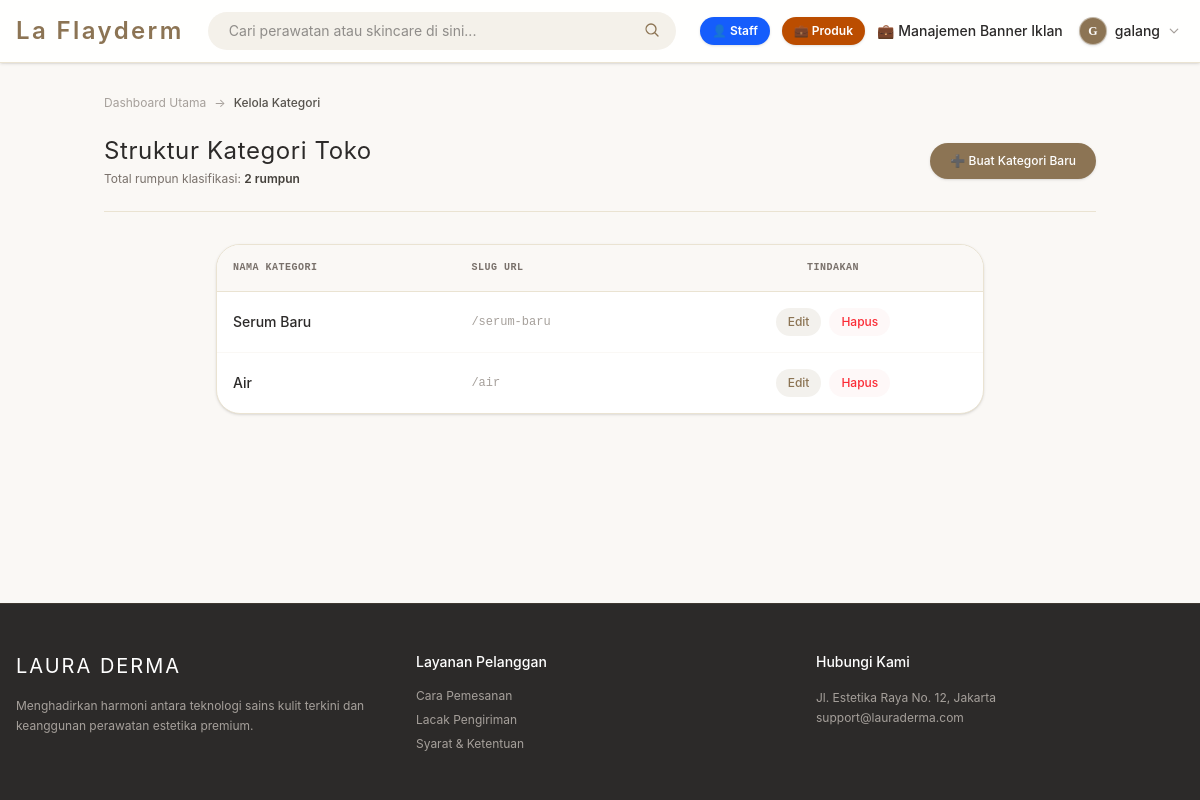
Page /dashboard/kategori/ (signed in) on the committed database.
### toko/models.py (models this page shows, shortened)
class Kategori(models.Model):
    nama = models.CharField(max_length=100)
    slug = models.SlugField(unique=True, max_length=150)
    class Meta:
        verbose_name_plural = "Kategori" # Agar di halaman admin tulisannya rapi

### toko/views.py (the view)
# urls.py: path('dashboard/kategori/', kelola_kategori_view, name='kelola_kategori'),
@login_required
def kelola_kategori_view(request):
    if not request.user.is_staff and not request.user.is_superuser:
        return HttpResponseForbidden()
    daftar_kategori = Kategori.objects.all()
    return render(request, 'kelola_kategori.html', {'daftar_kategori': daftar_kategori})

### toko/context_processors.py (called while the page is built)
def wishlist_count(request):
    if request.user.is_authenticated:
        count = Wishlist.objects.filter(user=request.user).count()
    else:
        count = 0
    return {'wish_count': count}

### templates/kelola_kategori.html (shortened to what this page needs)
{% extends 'base.html' %}
{% block content %}
<div class="max-w-5xl mx-auto px-4 py-8">
    <div class="mb-6 flex items-center gap-2 text-xs text-stone-400">
        <a href="{% url 'kelola_produk' %}" class="hover:text-[#8C7454] transition-colors">Dashboard Utama</a>
        <span>&rarr;</span>
        <span class="text-stone-600 font-medium">Kelola Kategori</span>
    </div>
    <div class="flex flex-col md:flex-row md:items-center justify-between gap-4 border-b border-[#EAE3D2] pb-6 mb-8">
        <div>
            <h1 class="text-2xl font-normal serif-font text-[#2C2A29] tracking-wide">Struktur Kategori Toko</h1>
            <p class="text-xs text-stone-500 mt-1">Total rumpun klasifikasi: <span class="font-semibold text-stone-700">{{ daftar_kategori|length }} rumpun</span></p>
        </div>
        <div>
            <button onclick="openKategoriModal()" class="bg-[#8C7454] text-white px-5 py-2.5 rounded-full text-xs font-medium hover:bg-[#735F43] transition-colors shadow-sm cursor-pointer flex items-center gap-1.5">
                ➕ Buat Kategori Baru
            </button>
        </div>
    </div>
    <div class="bg-white rounded-3xl border border-[#EAE3D2] overflow-hidden shadow-sm max-w-3xl mx-auto">
        <div class="overflow-x-auto">
            <table class="w-full text-left border-collapse text-sm">
                <thead>
                    <tr class="bg-[#FAF8F5] text-stone-500 border-b border-[#EAE3D2] uppercase text-[10px] tracking-wider font-mono">
                        <th class="p-4 font-semibold">Nama Kategori</th>
                        <th class="p-4 font-semibold">Slug URL</th>
                        <th class="p-4 font-semibold text-center">Tindakan</th>
                    </tr>
                </thead>
                <tbody class="divide-y divide-[#FAF8F5]">
                    {% for kategori in daftar_kategori %}
                    <tr class="hover:bg-stone-50/40 transition-colors">
                        <td class="p-4 font-medium text-[#2C2A29]">{{ kategori.nama }}</td>
                        <td class="p-4 font-mono text-xs text-stone-400">/{{ kategori.slug }}</td>
                        <td class="p-4 text-center flex items-center justify-center gap-2">
                            <button type="button"
                                    onclick="openEditKategoriModal(this)"
                                    data-id="{{ kategori.id }}"
                                    data-nama="{{ kategori.nama }}"
                                    class="text-[#8C7454] hover:text-white font-medium text-xs bg-[#8C7454]/10 hover:bg-[#8C7454] px-3 py-1.5 rounded-full transition-all cursor-pointer">
                                Edit
                            </button>
                            <a href="{% url 'hapus_kategori' kategori.id %}"
                               onclick="return confirm('Apakah Anda yakin ingin menghapus kategori &quot;{{ kategori.nama }}&quot;? Sistem akan menolak jika masih ada produk yang menggunakan kategori ini.')"
                               class="text-red-500 hover:text-red-700 font-medium text-xs hover:underline bg-red-50/50 hover:bg-red-50 px-3 py-1.5 rounded-full transition-all">
                                Hapus
                            </a>
                        </td>
                    </tr>
                    {% endfor %}
                </tbody>
            </table>
        </div>
    </div>
</div>
{% endblock %}

### templates/partials/navbar.html (shortened to what this page needs)
<nav class="sticky top-0 z-50 bg-white/90 backdrop-blur-md border-b border-[#EAE3D2] shadow-sm">
    <div class="max-w-7xl mx-auto px-4 py-3 flex items-center justify-between gap-6">
        <a href="{% url 'home' %}" class="text-2xl font-semibold tracking-widest serif-font text-[#8C7454] block">
            La Flayderm
        </a>
        <div class="flex-1 max-w-2xl relative" id="search-container">
            <input type="text" id="search-input" autocomplete="off" placeholder="Cari perawatan atau skincare di sini..." class="w-full bg-[#F4F1EA] border border-transparent focus:border-[#8C7454] focus:bg-white rounded-full py-2 px-5 text-sm outline-none transition-all">
            <button class="absolute right-4 top-2.5 text-[#8C7454]">
                <svg xmlns="http://www.w3.org/2000/svg" fill="none" viewBox="0 0 24 24" stroke-width="2" stroke="currentColor" class="w-4 h-4"><path stroke-linecap="round" stroke-linejoin="round" d="m21 21-5.197-5.197m0 0A7.5 7.5 0 1 0 5.196 5.196a7.5 7.5 0 0 0 10.603 10.603Z" /></svg>
            </button>
        </div>
        <div class="flex items-center gap-6 text-[#2C2A29]">
            {% if user.is_authenticated %}
                <div class="flex items-center gap-3 text-sm relative">
                    {% if user.is_superuser %}
                        <a href="{% url 'kelola_staff' %}" class="hidden sm:flex bg-blue-600 text-white px-3 py-1.5 rounded-full text-xs font-semibold hover:bg-blue-700 transition-colors items-center gap-1 shadow-sm">
                            👤 Staff
                        </a>
                        <a href="{% url 'kelola_produk' %}" class="hidden sm:flex bg-amber-700 text-white px-3 py-1.5 rounded-full text-xs font-semibold hover:bg-amber-800 transition-colors items-center gap-1 shadow-sm">
                            💼 Produk
                        </a>
                        <a href="{% url 'kelola_banner' %}" class="text-sm font-medium text-[#2C2A29] hover:text-[#8C7454]">
                            💼 Manajemen Banner Iklan
                        </a>
                    {% elif user.is_staff %}
                        <a href="{% url 'kelola_banner' %}" class="text-sm font-medium text-[#2C2A29] hover:text-[#8C7454]">
                            💼 Manajemen Banner Iklan
                        </a>
                    {% endif %}
                    <button id="userDropdownBtn" class="flex items-center gap-2 font-medium text-[#2C2A29] hover:text-[#8C7454] focus:outline-none cursor-pointer transition-colors p-1 rounded-xl">
                        <div class="w-7 h-7 rounded-full flex items-center justify-center overflow-hidden shadow-sm border border-stone-100/50 bg-[#8C7454] text-white text-xs font-bold font-serif flex-shrink-0">
                            {% if user.profile.foto %}
                                <img src="{{ user.profile.foto.url }}" alt="Foto Profil" class="w-full h-full object-cover">
                            {% else %}
                                {{ user.first_name|default:user.username|slice:":1"|upper }}
                            {% endif %}
                        </div>
                        <span class="max-w-[100px] truncate text-sm">
                            {{ user.first_name|default:user.username }}
                        </span>
                        <svg xmlns="http://www.w3.org/2000/svg" fill="none" viewBox="0 0 24 24" stroke-width="2.5" stroke="currentColor" class="w-3 h-3 text-stone-400 transition-transform duration-200" id="dropdownArrow">
                            <path stroke-linecap="round" stroke-linejoin="round" d="m19.5 8.25-7.5 7.5-7.5-7.5" />
                        </svg>
                    </button>
            {% endif %}
        </div>
    </div>
</nav>

### templates/base.html (style rules this page uses)
body, .serif-font { font-family: 'Inter', sans-serif; }

### rows in the picture
Kategori: nama "Serum Baru", slug "serum-baru"
Kategori: nama "Air", slug "air"

### other values in the picture
{{ user.first_name|default:user.username|slice:":1"|upper }} "G"
{{ user.first_name|default:user.username }} "galang"
{{ daftar_kategori|length }} "2"
